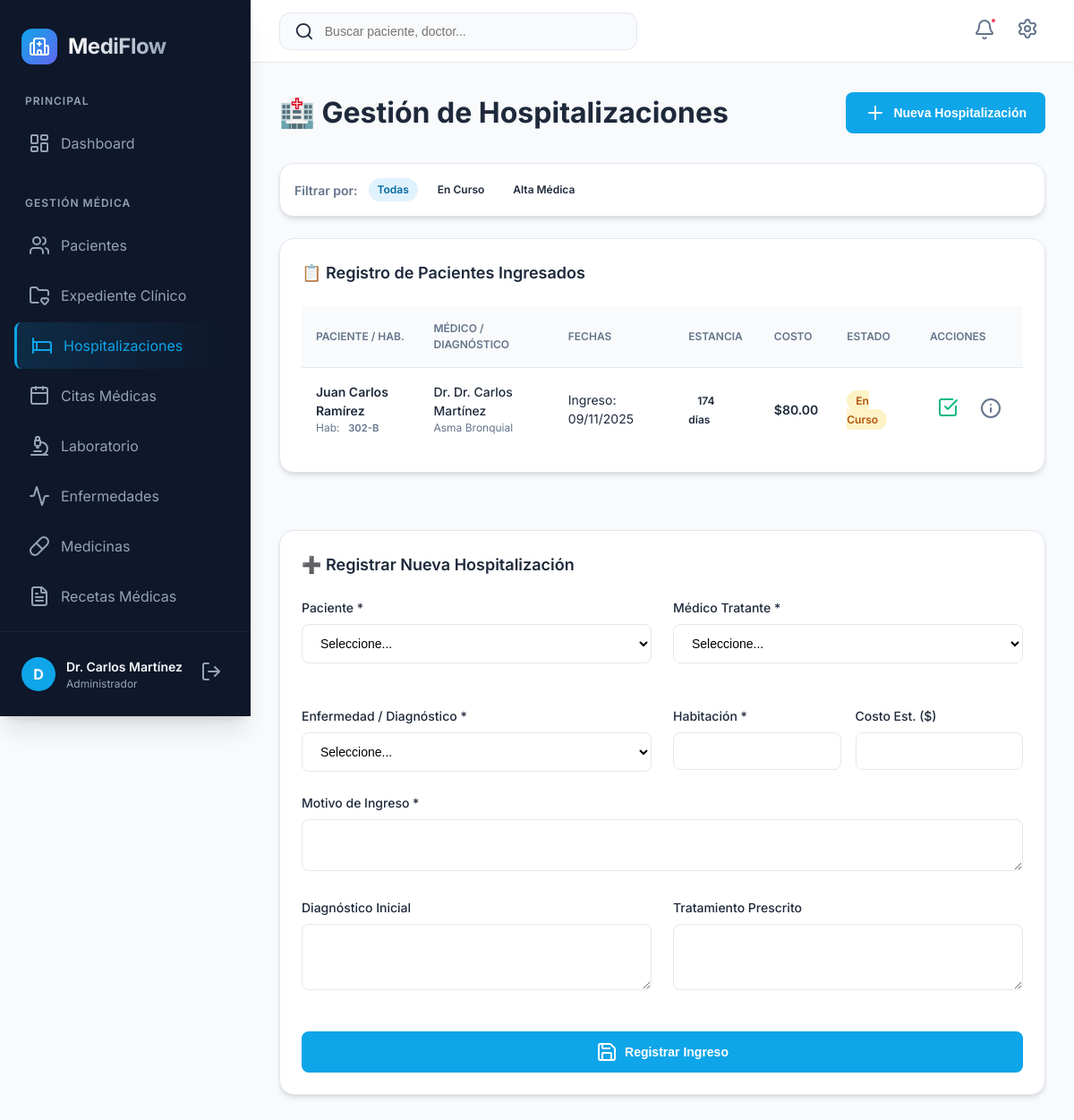
The app's page /hospitalizaciones.php (signed in), older data.
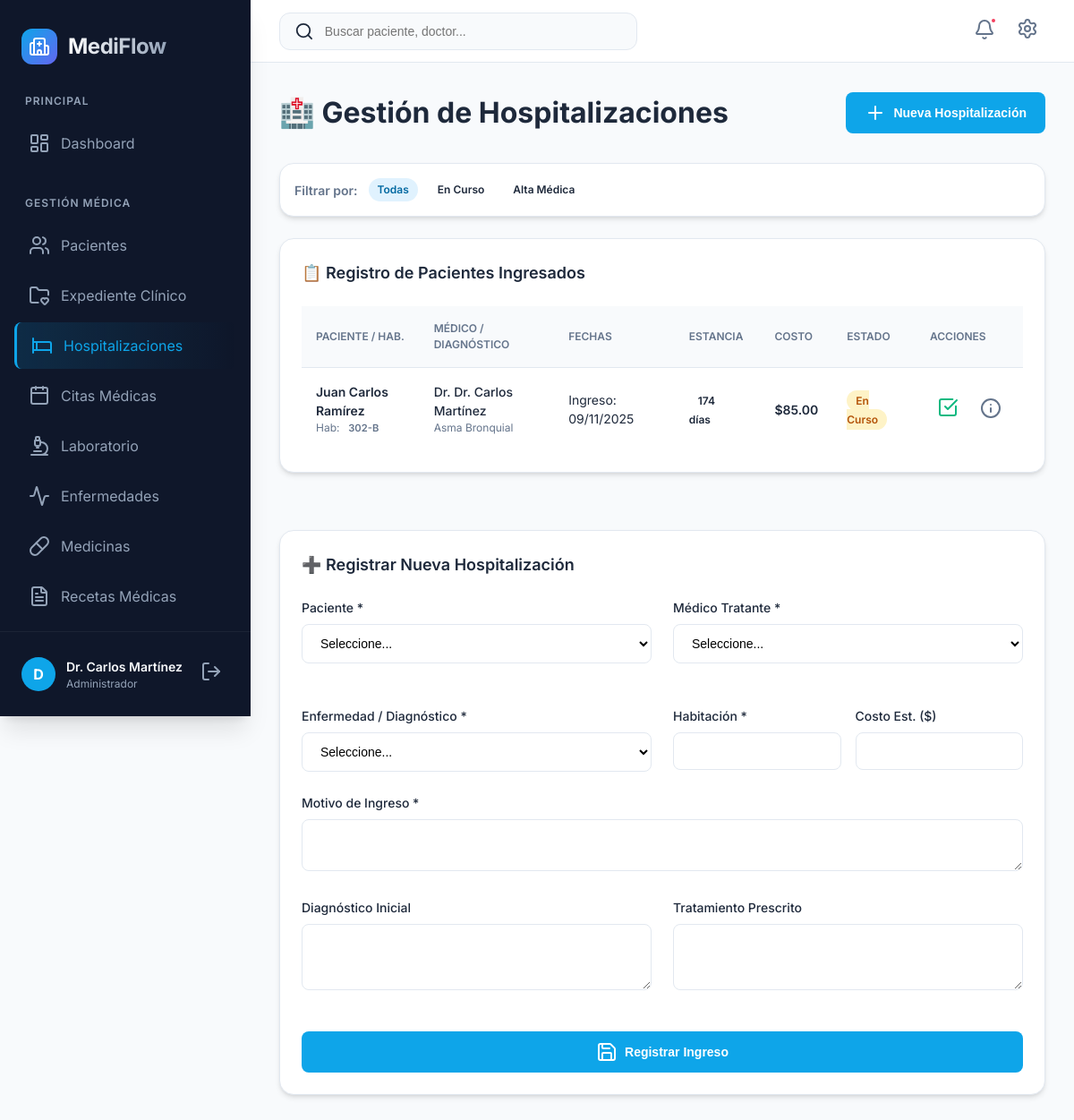
The same page, newer data.
### tables this page shows
CREATE TABLE `hospitalizacion` (
  `codigohospitalizacion` int NOT NULL AUTO_INCREMENT,
  `codigopaciente` int NOT NULL,
  `codigoempleado` int NOT NULL,
  `codigoenfermedad` int NOT NULL,
  `fecha_ingreso` datetime NOT NULL,
  `fecha_alta` datetime DEFAULT NULL,
  `numero_habitacion` varchar(20) DEFAULT NULL,
  `motivo_ingreso` text NOT NULL,
  `diagnostico` text,
  `tratamiento` text,
  `estado` enum('en_curso','alta_medica','alta_voluntaria','referido','fallecido') DEFAULT 'en_curso',
  `notas_medicas` text,
  `costo_estimado` decimal(10,2) DEFAULT NULL,
  `created_at` timestamp NOT NULL DEFAULT CURRENT_TIMESTAMP,
  `updated_at` timestamp NOT NULL DEFAULT CURRENT_TIMESTAMP ON UPDATE CURRENT_TIMESTAMP,
  PRIMARY KEY (`codigohospitalizacion`),
  KEY `codigoenfermedad` (`codigoenfermedad`),
  KEY `idx_paciente` (`codigopaciente`),
  KEY `idx_empleado` (`codigoempleado`),
  KEY `idx_fecha_ingreso` (`fecha_ingreso`),
  KEY `idx_estado` (`estado`),
  CONSTRAINT `hospitalizacion_ibfk_1` FOREIGN KEY (`codigopaciente`) REFERENCES `paciente` (`codigopaciente`) ON DELETE CASCADE,
  CONSTRAINT `hospitalizacion_ibfk_2` FOREIGN KEY (`codigoempleado`) REFERENCES `empleado` (`codigoempleado`),
  CONSTRAINT `hospitalizacion_ibfk_3` FOREIGN KEY (`codigoenfermedad`) REFERENCES `enfermedad` (`codigoenfermedad`)
);

CREATE TABLE `paciente` (
  `codigopaciente` int NOT NULL AUTO_INCREMENT,
  `nombrepaciente` varchar(150) NOT NULL,
  `dui` varchar(10) NOT NULL,
  `fechanacimiento` date NOT NULL,
  `genero` enum('M','F','Otro') NOT NULL,
  `direccion` text,
  `telefono` varchar(20) DEFAULT NULL,
  `correo` varchar(100) DEFAULT NULL,
  `codigomunicipio` int DEFAULT NULL,
  `tipo_sangre` enum('A+','A-','B+','B-','AB+','AB-','O+','O-') DEFAULT NULL,
  `alergias` text,
  `contacto_emergencia` varchar(150) DEFAULT NULL,
  `telefono_emergencia` varchar(20) DEFAULT NULL,
  `created_at` timestamp NOT NULL DEFAULT CURRENT_TIMESTAMP,
  `updated_at` timestamp NOT NULL DEFAULT CURRENT_TIMESTAMP ON UPDATE CURRENT_TIMESTAMP,
  PRIMARY KEY (`codigopaciente`),
  UNIQUE KEY `dui` (`dui`),
  KEY `codigomunicipio` (`codigomunicipio`),
  KEY `idx_dui` (`dui`),
  KEY `idx_nombre` (`nombrepaciente`),
  CONSTRAINT `paciente_ibfk_1` FOREIGN KEY (`codigomunicipio`) REFERENCES `municipio` (`codigomunicipio`) ON DELETE SET NULL
);

CREATE TABLE `empleado` (
  `codigoempleado` int NOT NULL AUTO_INCREMENT,
  `nombreempleado` varchar(150) NOT NULL,
  `correoempleado` varchar(100) NOT NULL,
  `clave` varchar(255) NOT NULL,
  `rol` enum('admin','doctor','enfermera','recepcionista') NOT NULL DEFAULT 'recepcionista',
  `telefono` varchar(20) DEFAULT NULL,
  `especialidad` varchar(100) DEFAULT NULL,
  `fecha_contratacion` date DEFAULT NULL,
  `estado` enum('activo','inactivo') DEFAULT 'activo',
  `created_at` timestamp NOT NULL DEFAULT CURRENT_TIMESTAMP,
  `updated_at` timestamp NOT NULL DEFAULT CURRENT_TIMESTAMP ON UPDATE CURRENT_TIMESTAMP,
  PRIMARY KEY (`codigoempleado`),
  UNIQUE KEY `correoempleado` (`correoempleado`),
  KEY `idx_correo` (`correoempleado`),
  KEY `idx_rol` (`rol`)
);

CREATE TABLE `enfermedad` (
  `codigoenfermedad` int NOT NULL AUTO_INCREMENT,
  `nombreenfermedad` varchar(150) NOT NULL,
  `descripcion` text,
  `tipo` enum('infecciosa','cronica','aguda','degenerativa','mental','otra') DEFAULT 'otra',
  `nivel_gravedad` enum('leve','moderada','grave','critica') DEFAULT 'leve',
  `tratamiento_recomendado` text,
  `created_at` timestamp NOT NULL DEFAULT CURRENT_TIMESTAMP,
  PRIMARY KEY (`codigoenfermedad`),
  KEY `idx_nombre` (`nombreenfermedad`),
  KEY `idx_tipo` (`tipo`)
);

### includes/db.php (called while the page is built, shortened)
<?php
function getEstadoHospitalizacion($estado) {
    $estados = [
        'en_curso' => 'En Curso',
        'alta_medica' => 'Alta Médica',
        'alta_voluntaria' => 'Alta Voluntaria',
        'referido' => 'Referido',
        'fallecido' => 'Fallecido'
    ];
    return $estados[$estado] ?? $estado;
}
?>

### hospitalizaciones.php (the view, shortened to what the changed rows need)
<?php
require_once("includes/db.php");
$filtro = $_GET['estado'] ?? 'todas';
$whereClause = $filtro === 'todas' ? '' : "WHERE h.estado = '" . sanitizeInput($conn, $filtro) . "'";
$hospitalizaciones = $conn->query("
    SELECT
        h.*,
        p.nombrepaciente,
        p.dui,
        e.nombreempleado,
        enf.nombreenfermedad,
        DATEDIFF(COALESCE(h.fecha_alta, NOW()), h.fecha_ingreso) as dias_hospitalizacion
    FROM hospitalizacion h
    INNER JOIN paciente p ON h.codigopaciente = p.codigopaciente
    INNER JOIN empleado e ON h.codigoempleado = e.codigoempleado
    INNER JOIN enfermedad enf ON h.codigoenfermedad = enf.codigoenfermedad
    $whereClause
    ORDER BY h.fecha_ingreso DESC
");
?>
<?php
require_once("includes/header.php");
require_once("includes/sidebar.php");
?>
<div class="card-header" style="margin-bottom: 2rem;">
    <h1 style="margin: 0;">🏥 Gestión de Hospitalizaciones</h1>
</div>
<div style="display: grid; grid-template-columns: 1fr; gap: 2rem;">
    <div class="card">
        <div class="card-header">
            <h2 class="card-title">📋 Registro de Pacientes Ingresados</h2>
        </div>
        <div class="table-container">
            <table>
                <thead>
                    <tr>
                        <th>Paciente / Hab.</th>
                        <th>Médico / Diagnóstico</th>
                        <th>Fechas</th>
                        <th>Estancia</th>
                        <th>Costo</th>
                        <th>Estado</th>
                        <th>Acciones</th>
                    </tr>
                </thead>
                <tbody>
                    <?php if ($hospitalizaciones->num_rows > 0): ?>
                        <?php while ($h = $hospitalizaciones->fetch_assoc()): ?>
                            <tr>
                                <td>
                                    <div style="font-weight: 600;"><?= htmlspecialchars($h['nombrepaciente']) ?></div>
                                    <div style="font-size: 0.75rem; color: var(--text-muted);">
                                        Hab: <span class="badge badge-outline" style="font-size: 0.7rem; padding: 0.1rem 0.4rem;"><?= htmlspecialchars($h['numero_habitacion']) ?></span>
                                    </div>
                                </td>
                                <td>
                                    <div style="font-size: 0.875rem; font-weight: 500;">Dr. <?= htmlspecialchars($h['nombreempleado']) ?></div>
                                    <div style="font-size: 0.75rem; color: var(--text-muted);"><?= htmlspecialchars($h['nombreenfermedad']) ?></div>
                                </td>
                                <td>
                                    <div style="font-size: 0.875rem;">Ingreso: <?= date('d/m/Y', strtotime($h['fecha_ingreso'])) ?></div>
                                </td>
                                <td><span class="badge badge-secondary"><?= $h['dias_hospitalizacion'] ?> días</span></td>
                                <td><div style="font-weight: 600;">$<?= number_format($h['costo_estimado'], 2) ?></div></td>
                                <td>
                                    <?php
                                    $badge = 'badge-info';
                                    if($h['estado']=='en_curso') $badge='badge-warning';
                                    elseif($h['estado']=='alta_medica') $badge='badge-success';
                                    ?>
                                    <span class="badge <?= $badge ?>"><?= getEstadoHospitalizacion($h['estado']) ?></span>
                                </td>
                                <td>
                                    <div style="display: flex; gap: 0.5rem;">
                                        <?php if ($h['estado'] === 'en_curso'): ?>
                                            <a href="?alta=<?= $h['codigohospitalizacion'] ?>" class="icon-btn" style="color: var(--success);" onclick="return confirm('¿Confirma dar de alta?')" title="Dar de Alta">
                                                <i data-lucide="check-square"></i>
                                            </a>
                                        <?php endif; ?>
                                        <button class="icon-btn" onclick="abrirDetalle(<?= $h['codigohospitalizacion'] ?>)" title="Ver Detalle">
                                            <i data-lucide="info"></i>
                                        </button>
                                    </div>
                                </td>
                            </tr>
                        <?php endwhile; ?>
                    <?php endif; ?>
                </tbody>
            </table>
        </div>
    </div>
    <div class="card" id="formHosp">
        <div class="card-header"><h2 class="card-title">➕ Registrar Nueva Hospitalización</h2></div>
    </div>
</div>
<?php require_once("includes/footer.php"); ?>

Row changes from the older to the newer data that the page shows:
changed hospitalizacion "En Curso": costo_estimado "80.00" → "85.00"
